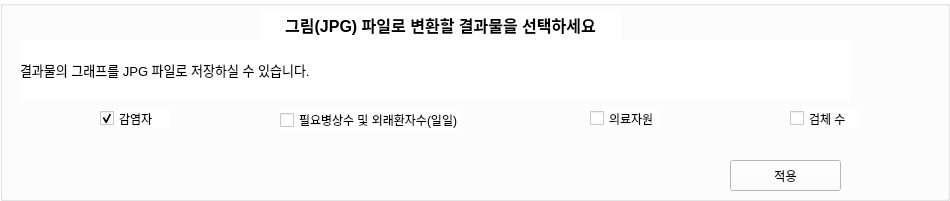
   <widget class="QWidget" name="jpgWidget" native="true">
    <property name="geometry">
     <rect>
      <x>30</x>
      <y>170</y>
      <width>950</width>
      <height>201</height>
     </rect>
    </property>
    <property name="autoFillBackground">
     <bool>false</bool>
    </property>
    <property name="styleSheet">
     <string notr="true">background-color:white; font-family:'맑은 고딕';</string>
    </property>
    <widget class="QGroupBox" name="groupBox_3">
     <property name="geometry">
      <rect>
       <x>0</x>
       <y>0</y>
       <width>950</width>
       <height>201</height>
      </rect>
     </property>
     <property name="autoFillBackground">
      <bool>false</bool>
     </property>
     <property name="styleSheet">
      <string notr="true"/>
     </property>
     <property name="title">
      <string/>
     </property>
     <widget class="QLabel" name="label_9">
      <property name="geometry">
       <rect>
        <x>20</x>
        <y>40</y>
        <width>831</width>
        <height>61</height>
       </rect>
      </property>
      <property name="text">
       <string>&lt;html&gt;&lt;head/&gt;&lt;body&gt;&lt;p&gt;&lt;span style=&quot; font-size:10pt;&quot;&gt;결과물의 그래프를 JPG 파일로 저장하실 수 있습니다. &lt;/span&gt;&lt;/p&gt;&lt;/body&gt;&lt;/html&gt;</string>
      </property>
      <property name="scaledContents">
       <bool>false</bool>
      </property>
      <property name="wordWrap">
       <bool>true</bool>
      </property>
     </widget>
     <widget class="QLabel" name="label_10">
      <property name="geometry">
       <rect>
        <x>260</x>
        <y>10</y>
        <width>361</width>
        <height>31</height>
       </rect>
      </property>
      <property name="text">
       <string>&lt;html&gt;&lt;head/&gt;&lt;body&gt;&lt;p align=&quot;center&quot;&gt;&lt;span style=&quot; font-size:12pt; font-weight:600;&quot;&gt;그림(JPG) 파일로 변환할 결과물을 선택하세요&lt;/span&gt;&lt;/p&gt;&lt;/body&gt;&lt;/html&gt;</string>
      </property>
     </widget>
     <widget class="QPushButton" name="jpgSubmit">
      <property name="geometry">
       <rect>
        <x>730</x>
        <y>160</y>
        <width>111</width>
        <height>31</height>
       </rect>
      </property>
      <property name="text">
       <string>적용</string>
      </property>
     </widget>
     <widget class="QCheckBox" name="jpgoutput_1">
      <property name="geometry">
       <rect>
        <x>100</x>
        <y>110</y>
        <width>70</width>
        <height>17</height>
       </rect>
      </property>
      <property name="text">
       <string>감염자</string>
      </property>
      <property name="checked">
       <bool>true</bool>
      </property>
      <attribute name="buttonGroup">
       <string notr="true">buttonGroup_2</string>
      </attribute>
     </widget>
     <widget class="QCheckBox" name="jpgoutput_2">
      <property name="geometry">
       <rect>
        <x>280</x>
        <y>110</y>
        <width>181</width>
        <height>20</height>
       </rect>
      </property>
      <property name="text">
       <string>필요병상수 및 외래환자수(일일)</string>
      </property>
      <attribute name="buttonGroup">
       <string notr="true">buttonGroup_2</string>
      </attribute>
     </widget>
     <widget class="QCheckBox" name="jpgoutput_3">
      <property name="geometry">
       <rect>
        <x>590</x>
        <y>110</y>
        <width>70</width>
        <height>17</height>
       </rect>
      </property>
      <property name="text">
       <string>의료자원</string>
      </property>
      <attribute name="buttonGroup">
       <string notr="true">buttonGroup_2</string>
      </attribute>
     </widget>
     <widget class="QCheckBox" name="jpgoutput_4">
      <property name="geometry">
       <rect>
        <x>790</x>
        <y>110</y>
        <width>70</width>
        <height>17</height>
       </rect>
      </property>
      <property name="text">
       <string>검체 수</string>
      </property>
      <attribute name="buttonGroup">
       <string notr="true">buttonGroup_2</string>
      </attribute>
     </widget>
    </widget>
   </widget>
